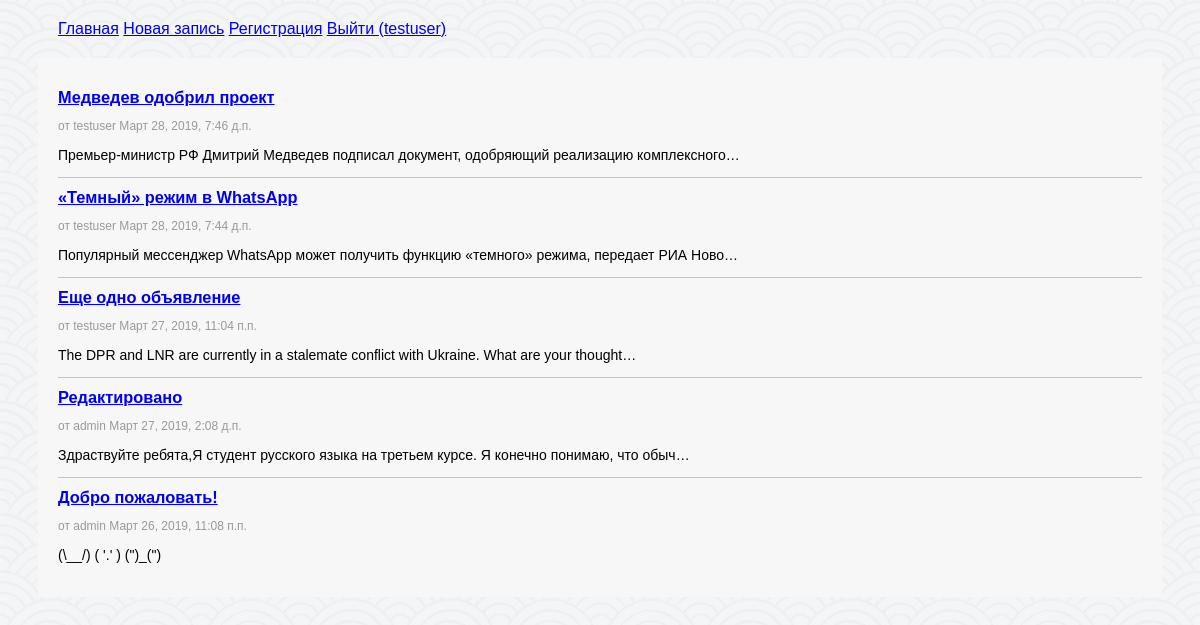
Screenshot of / (signed in) with the database file from the repository.
### core/models.py (models this page shows, shortened)
class data(models.Model):
    author = models.ForeignKey(User, on_delete=models.CASCADE)
    ad_title = models.CharField(max_length=25)
    ad_text = models.CharField(max_length=255)
    pub_date = models.DateTimeField()

### core/views.py (the view)
# urls.py: path('', views.index),
def index(request):
    i = data.objects.order_by('-pub_date')
    return render(request, 'core/index.html', context={"items": i})

### core/templates/core/index.html (shortened to what this page needs)
{% extends "base.html" %}
{% block content %}
    {% for i in items %}
        <div class="container">
        <h3><a href={{ i.pk }}> {{ i.ad_title }} </a></h3>
        <p class="author"> от {{ i.author }} {{ i.pub_date }}</p>
        <p> {{ i.ad_text|truncatechars:90 }} </p>
        {% if not forloop.last %}
        <hr size="1px" color="C4C4C4">
        {% endif %}
        </div>
    {% endfor %}
{% endblock %}

### templates/base.html (shortened to what this page needs)
{% load static %}
<!DOCTYPE html>
<html lang="ru">
<head>
    <link rel="stylesheet" type="text/css"
     href="{% static "core/css/styles.css" %}">
</head>
<body id="bg"
      style="background-image: url('{% static "core/background.png"%}')">
    <div class="nav_bar">
        {% block header %}
        <a href="/">Главная</a>
        <a href="/new/">Новая запись</a>
        <a href="/reg/">Регистрация</a>
        {% if user.is_authenticated %}
        <a href="/logout/">Выйти ({{ user }})</a>
        {% else %}
        <a href="/login/">Войти</a>
        {% endif %}
        {% endblock %}
    </div>
    <div class="body">
        {% block content %}{% endblock %}
    </div>
</body>
</html>

### core/static/core/css/styles.css (style rules this page uses)
* { font-family: Arial, Helvetica, Sans-serif; }
.nav_bar { margin-top: 20px; margin-bottom: 20px; margin-left: 50px; margin-right: 50px; font-size: 16px; }
.body { background-color: #f7f7f7; padding: 20px; margin-left: 30px; margin-right: 30px; }
.container { margin-bottom: 10px; font-size: 14px; }
.author { font-size: 12px; color: #999999 }
#bg { background-repeat: round; background-position: top; background-attachment: fixed; }
h3 { margin-top : 10px; margin-bottom: 10px; }

### rows the page displays
data: ad_title "Медведев одобрил проект", author "testuser", pub_date "Март 28, 2019, 7:46 д.п.", ad_text "Премьер-министр РФ Дмитрий Медведев подписал документ, одобряющий реализацию комплексного…"
data: ad_title "«Темный» режим в WhatsApp", author "testuser", pub_date "Март 28, 2019, 7:44 д.п.", ad_text "Популярный мессенджер WhatsApp может получить функцию «темного» режима, передает РИА Ново…"
data: ad_title "Еще одно объявление", author "testuser", pub_date "Март 27, 2019, 11:04 п.п.", ad_text "The DPR and LNR are currently in a stalemate conflict with Ukraine. What are your thought…"
data: ad_title "Редактировано", author "admin", pub_date "Март 27, 2019, 2:08 д.п.", ad_text "Здраствуйте ребята,Я студент русского языка на третьем курсе. Я конечно понимаю, что обыч…"
data: ad_title "Добро пожаловать!", author "admin", pub_date "Март 26, 2019, 11:08 п.п.", ad_text "(\\__/) ( '.' ) (\")_(\")"

### other values shown
{{ user }} "testuser"
